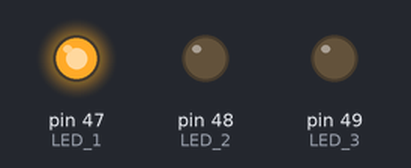
A sketch run on a simulated Arduino Mega 2560, built with avr-gcc and run on an emulated ATmega2560. Shown: output pins drawn as LEDs (lit = HIGH).

Above: at 0.16 s.
At 1.49 s:
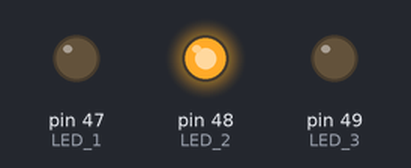
At 2.83 s:
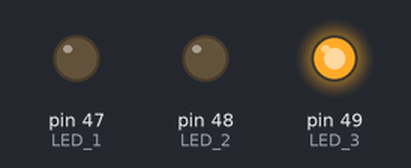
Timing chart, 0 to 3.1 s (numbered marks = the images above):
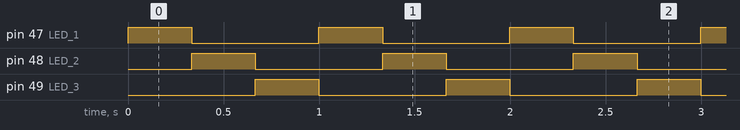

Measured:
- by itself, pin 47 (LED_1), pin 48 (LED_2), pin 49 (LED_3): alternates HIGH for 0.33 s and LOW for 0.67 s
- by itself, everything shown: repeats every 1.0 s, in 4 steps

The sketch:

lab_2_1.ino
```cpp
#define NUM_PINS 3 //total number of pins used in part 1.2
#define LED_DELAY 1000 / NUM_PINS

#define PART_ONE_TWO 0

#ifdef PART_ONE_TWO
  //pins used for part 1.2
  #define LED_1 47
  #define LED_2 48
  #define LED_3 49
#else
  #define ALL_BITS 0xFF //flag for setting all bits in the DDR to true
  //masks used for bit setting
  #define  LED_1 1 << 2  // Pin 47
  #define  LED_2 1 << 1  // Pin 48
  #define  LED_3 1 << 0  // Pin 49
#endif

void setup() {
  // initialize output pins
  #ifdef PART_ONE_TWO)
    pinMode(LED_1, OUTPUT);
    pinMode(LED_2, OUTPUT);
    pinMode(LED_3, OUTPUT);
  #else
    DDRL = LED_1 | LED_2 | LED_3;
  #endif
}

void loop() {
  #ifdef PART_ONE_TWO
    digitalWrite(LED_1, HIGH);   // Turn on LED_1 for delay
    delay(LED_DELAY);
    digitalWrite(LED_1, LOW);

    digitalWrite(LED_2, HIGH);   // Turn on LED_2 for delay
    delay(LED_DELAY);
    digitalWrite(LED_2, LOW);

    digitalWrite(LED_3, HIGH);   // Turn on LED_3 for delay
    delay(LED_DELAY);
    digitalWrite(LED_3, LOW);
  #else
    PORTL |= LED_1; // Turn on LED_1 for delay
    delay(LED_DELAY);
    PORTL &= !LED_1;

    PORTL |= LED_2; // Turn on LED_2 for delay
    delay(LED_DELAY);
    PORTL &= !LED_2;

    PORTL |= LED_3; // Turn on LED_3 for delay
    delay(LED_DELAY);
    PORTL &= !LED_3;
  #endif
}
```
